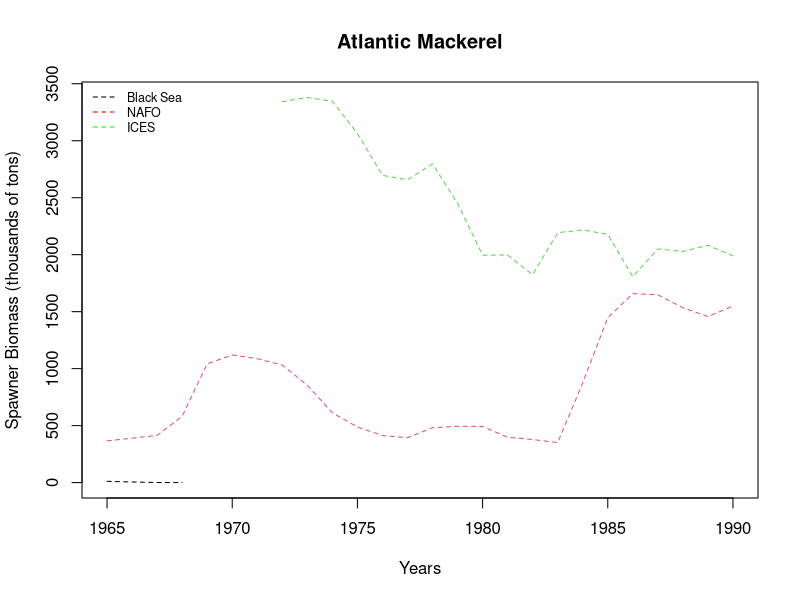

Write the R code that produced this figure.
# Name: Helen Casendino
# Homework 3 

##==Question 1a
mack.black<- read.csv("MACKBLACK.txt",dec =".", sep="")
names(mack.black)<- c("Year", "spawners", "recruits", "catch" ,"fishMortality")
mack.nafo<- read.csv("MACKNAFO.txt",dec =".", sep="")
names(mack.nafo)<- c("Year", "spawners", "recruits", "catch" ,"fishMortality")
mack.ices<- read.csv("MACKICES.txt",dec =".", sep="")
names(mack.ices)<- c("Year", "spawners", "recruits", "catch" ,"fishMortality")

##==Question 1b
mack.partial<- merge(mack.black,mack.nafo, by= "Year")
names(mack.partial)<- c("Year",
                      "spawners.black",
                      "recruits.black" ,
                      "catch.black",
                      "fishMortality.black",
                      "spawners.nafo",
                      "recruits.nafo" ,
                      "catch.nafo",
                      "fishMortality.nafo")

##==Question 1c
mack<-  merge(mack.partial,mack.ices, by= "Year")

##==Question 1d
names(mack)[10:13]<- c(
                "spawners.ices",
                "recruits.ices" ,
                "catch.ices" ,
                "fishMortality.ices")

##==Question 1e
matplot(mack$Year, mack[,c(2,6,10)],
        xlab="Years", ylab="Spawner Biomass (thousands of tons)",
        type="l", lty=2, main="Atlantic Mackerel")
legend(x="topleft", legend=c("Black Sea", "NAFO", "ICES"),
       bty="n", lty = 2, cex=.75, col=c("black", "red", "green"))


##==Question 2a
mean_vect<- c(40 ,42 ,51 ,55 ,58 ,62)
month_vect<- c(as.numeric(difftime(as.Date("2010-02-01"), as.Date("2010-01-01"))), 
               as.numeric(difftime(as.Date("2010-03-01"), as.Date("2010-02-01"))),
               as.numeric(difftime(as.Date("2010-04-01"), as.Date("2010-03-01"))),
               as.numeric(difftime(as.Date("2010-05-01"), as.Date("2010-04-01"))),
               as.numeric(difftime(as.Date("2010-06-01"), as.Date("2010-05-01"))),
               as.numeric(difftime(as.Date("2010-07-01"), as.Date("2010-06-01"))))

temperature<- data.frame(date=seq(from=as.Date("2010/1/1"), to=as.Date("2010/6/30"),by=1), 
                         temp=rep(NA, length.out=length(seq(from=as.Date("2010/1/1"), to=as.Date("2010/6/30"),by=1))))
for(i in 1:6){
  month_temp<-rnorm(n=month_vect[i], mean=mean_vect[i], sd=5)
  month_temp<- round(x=month_temp, digits=0)
  if(i==1){
    temperature[1:31,2]<- month_temp
  }
  if(i==2){
    temperature[32:59,2]<- month_temp
  }
  if(i==3){
    temperature[60:90,2]<- month_temp
  }
  if(i==4){
    temperature[91:120,2]<- month_temp
  }
  if(i==5){
    temperature[121:151,2]<- month_temp
  }
  if(i==6){
    temperature[152:181,2]<- month_temp
  }
}

##==Question 2b 
m<- c(rep("January", times=31), rep("February",times=28),
      rep("March",times=31), rep("April",times=30), 
      rep("May",times=31), rep("June", times=30))
tapply(X=temperature$temp, INDEX=m, FUN=mean)

##==Question 2c
temperature$date[duplicated(temperature$temp)==TRUE]

##==Question 2d
observations<- data.frame(date=seq(from=as.Date("2010/1/1"), to=as.Date("2010/7/31"),by=2), 
                          conditions=sample(x=c("sunny", "cloudy", "partly cloudy"), 
                                            size=length(seq(from=as.Date("2010/1/1"), to=as.Date("2010/7/31"),by=2)), replace=T),
                          "wind speed"= rnorm(n=length(seq(from=as.Date("2010/1/1"), to=as.Date("2010/7/31"),by=2)), mean=5, sd=3))
observations[observations$wind.speed < 0,3] <- 0

##==Question 2e
weather<- merge(temperature,observations, by = "date")

##==Question 2f
tapply(X=weather$temp, INDEX=weather$conditions, FUN=min)
tapply(X=weather$temp, INDEX=weather$conditions, FUN=max)

sum(weather$conditions=="cloudy")
sum(weather$conditions=="partly cloudy")
sum(weather$conditions=="sunny")



